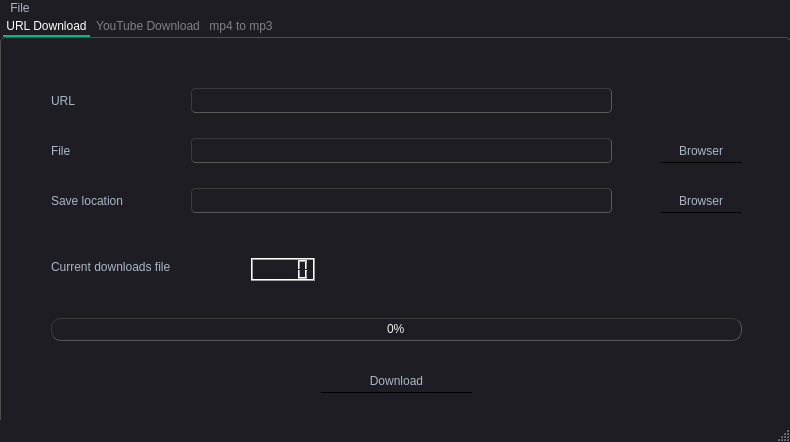
<?xml version="1.0" encoding="UTF-8"?>
<ui version="4.0">
 <class>MainWindow</class>
 <widget class="QMainWindow" name="MainWindow">
  <property name="geometry">
   <rect>
    <x>0</x>
    <y>0</y>
    <width>790</width>
    <height>442</height>
   </rect>
  </property>
  <property name="acceptDrops">
   <bool>true</bool>
  </property>
  <property name="windowTitle">
   <string>Download Plus</string>
  </property>
  <property name="windowIcon">
   <iconset>
    <normaloff>icons/icons8-download-64.png</normaloff>icons/icons8-download-64.png</iconset>
  </property>
  <property name="styleSheet">
   <string notr="true">QMainWindow {
	background-color:#1e1d23;
}
QDialog {
	background-color:#1e1d23;
}
QColorDialog {
	background-color:#1e1d23;
}
QTextEdit {
	background-color:#1e1d23;
	color: #a9b7c6;
}
QPlainTextEdit {
	selection-background-color:#007b50;
	background-color:#1e1d23;
	border-style: solid;
	border-top-color: transparent;
	border-right-color: transparent;
	border-left-color: transparent;
	border-bottom-color: transparent;
	border-width: 1px;
	color: #a9b7c6;
}
QPushButton{
	border-style: solid;
	border-top-color: transparent;
	border-right-color: transparent;
	border-left-color: transparent;
	border-bottom-color: read;
	border-width: 1px;
	border-style: solid;
	color: #a9b7c6;
	padding: 2px;
	background-color: #1e1d23;
}
QPushButton::default{
	border-style: inset;
	border-top-color: transparent;
	border-right-color: transparent;
	border-left-color: transparent;
	border-bottom-color: #04b97f;
	border-width: 1px;
	color: #a9b7c6;
	padding: 2px;
	background-color: #1e1d23;
}
QToolButton {
	border-style: solid;
	border-top-color: transparent;
	border-right-color: transparent;
	border-left-color: transparent;
	border-bottom-color: #04b97f;
	border-bottom-width: 1px;
	border-style: solid;
	color: #a9b7c6;
	padding: 2px;
	background-color: #1e1d23;
}
QToolButton:hover{
	border-style: solid;
	border-top-color: transparent;
	border-right-color: transparent;
	border-left-color: transparent;
	border-bottom-color: #37efba;
	border-bottom-width: 2px;
	border-style: solid;
	color: #FFFFFF;
	padding-bottom: 1px;
	background-color: #1e1d23;
}
QPushButton:hover{
	border-style: solid;
	border-top-color: transparent;
	border-right-color: transparent;
	border-left-color: transparent;
	border-bottom-color: #37efba;
	border-bottom-width: 1px;
	border-style: solid;
	color: #FFFFFF;
	padding-bottom: 2px;
	background-color: #1e1d23;
}
QPushButton:pressed{
	border-style: solid;
	border-top-color: transparent;
	border-right-color: transparent;
	border-left-color: transparent;
	border-bottom-color: #37efba;
	border-bottom-width: 2px;
	border-style: solid;
	color: #37efba;
	padding-bottom: 1px;
	background-color: #1e1d23;
}
QPushButton:disabled{
	border-style: solid;
	border-top-color: transparent;
	border-right-color: transparent;
	border-left-color: transparent;
	border-bottom-color: #808086;
	border-bottom-width: 2px;
	border-style: solid;
	color: #808086;
	padding-bottom: 1px;
	background-color: #1e1d23;
}
QLineEdit {
	border-width: 1px; border-radius: 4px;
	border-color: rgb(58, 58, 58);
	border-style: inset;
	padding: 0 8px;
	color: #a9b7c6;
	background:#1e1d23;
	selection-background-color:#007b50;
	selection-color: #FFFFFF;
}
QLabel {
	color: #a9b7c6;
}
QLCDNumber {
	color: #37e6b4;
}
QProgressBar {
	text-align: center;
	color: rgb(240, 240, 240);
	border-width: 1px; 
	border-radius: 10px;
	border-color: rgb(58, 58, 58);
	border-style: inset;
	background-color:#1e1d23;
}
QProgressBar::chunk {
	background-color: #04b97f;
	border-radius: 5px;
}
QMenuBar {
	background-color: #1e1d23;
}
QMenuBar::item {
	color: #a9b7c6;
  	spacing: 3px;
  	padding: 1px 4px;
  	background: #1e1d23;
}

QMenuBar::item:selected {
  	background:#1e1d23;
	color: #FFFFFF;
}
QMenu::item:selected {
	border-style: solid;
	border-top-color: transparent;
	border-right-color: transparent;
	border-left-color: #04b97f;
	border-bottom-color: transparent;
	border-left-width: 2px;
	color: #FFFFFF;
	padding-left:15px;
	padding-top:4px;
	padding-bottom:4px;
	padding-right:7px;
	background-color: #1e1d23;
}
QMenu::item {
	border-style: solid;
	border-top-color: transparent;
	border-right-color: transparent;
	border-left-color: transparent;
	border-bottom-color: transparent;
	border-bottom-width: 1px;
	border-style: solid;
	color: #a9b7c6;
	padding-left:17px;
	padding-top:4px;
	padding-bottom:4px;
	padding-right:7px;
	background-color: #1e1d23;
}
QMenu{
	background-color:#1e1d23;
}
QTabWidget {
	color:rgb(0,0,0);
	background-color:#1e1d23;
}
QTabWidget::pane {
		border-color: rgb(77,77,77);
		background-color:#1e1d23;
		border-style: solid;
		border-width: 1px;
    	border-radius: 6px;
}
QTabBar::tab {
	border-style: solid;
	border-top-color: transparent;
	border-right-color: transparent;
	border-left-color: transparent;
	border-bottom-color: transparent;
	border-bottom-width: 1px;
	border-style: solid;
	color: #808086;
	padding: 3px;
	margin-left:3px;
	background-color: #1e1d23;
}
QTabBar::tab:selected, QTabBar::tab:last:selected, QTabBar::tab:hover {
  	border-style: solid;
	border-top-color: transparent;
	border-right-color: transparent;
	border-left-color: transparent;
	border-bottom-color: #04b97f;
	border-bottom-width: 2px;
	border-style: solid;
	color: #FFFFFF;
	padding-left: 3px;
	padding-bottom: 2px;
	margin-left:3px;
	background-color: #1e1d23;
}

QCheckBox {
	color: #a9b7c6;
	padding: 2px;
}
QCheckBox:disabled {
	color: #808086;
	padding: 2px;
}

QCheckBox:hover {
	border-radius:4px;
	border-style:solid;
	padding-left: 1px;
	padding-right: 1px;
	padding-bottom: 1px;
	padding-top: 1px;
	border-width:1px;
	border-color: rgb(87, 97, 106);
	background-color:#1e1d23;
}
QCheckBox::indicator:checked {

	height: 10px;
	width: 10px;
	border-style:solid;
	border-width: 1px;
	border-color: #04b97f;
	color: #a9b7c6;
	background-color: #04b97f;
}
QCheckBox::indicator:unchecked {

	height: 10px;
	width: 10px;
	border-style:solid;
	border-width: 1px;
	border-color: #04b97f;
	color: #a9b7c6;
	background-color: transparent;
}
QRadioButton {
	color: #a9b7c6;
	background-color: #1e1d23;
	padding: 1px;
}
QRadioButton::indicator:checked {
	height: 10px;
	width: 10px;
	border-style:solid;
	border-radius:5px;
	border-width: 1px;
	border-color: #04b97f;
	color: #a9b7c6;
	background-color: #04b97f;
}
QRadioButton::indicator:!checked {
	height: 10px;
	width: 10px;
	border-style:solid;
	border-radius:5px;
	border-width: 1px;
	border-color: #04b97f;
	color: #a9b7c6;
	background-color: transparent;
}
QStatusBar {
	color:#027f7f;
}
QSpinBox {
	color: #a9b7c6;	
	background-color: #1e1d23;
}
QDoubleSpinBox {
	color: #a9b7c6;	
	background-color: #1e1d23;
}
QTimeEdit {
	color: #a9b7c6;	
	background-color: #1e1d23;
}
QDateTimeEdit {
	color: #a9b7c6;	
	background-color: #1e1d23;
}
QDateEdit {
	color: #a9b7c6;	
	background-color: #1e1d23;
}
QComboBox {
	color: #a9b7c6;	
	background: #1e1d23;
	combobox-popup: 0;
}
QComboBox:editable {
	background: #1e1d23;
	color: #a9b7c6;
	selection-background-color: #04b97f;
}
QComboBox QAbstractItemView { /* i changed color from #a9b7c6 to #FFF and selection-color:#FFF*/
	color: #a9b7c6;	
	background: #1e1d23;
	selection-color: #FFF;
	selection-background-color: #04b97f;
}
QComboBox:!editable:on, QComboBox::drop-down:editable:on {
	color: #04b97f;	
	background: #1e1d23;
}
QFontComboBox {
	color: #a9b7c6;	
	background-color: #1e1d23;
}
QToolBox {
	color: #a9b7c6;
	background-color: #1e1d23;
}
QToolBox::tab {
	color: #a9b7c6;
	background-color: #1e1d23;
}
QToolBox::tab:selected {
	color: #FFFFFF;
	background-color: #1e1d23;
}
QScrollArea {
	color: #FFFFFF;
	background-color: #1e1d23;
}
QSlider::groove:horizontal {
	height: 5px;
	background: #04b97f;
}
QSlider::groove:vertical {
	width: 5px;
	background: #04b97f;
}
QSlider::handle:horizontal {
	background: qlineargradient(x1:0, y1:0, x2:1, y2:1, stop:0 #b4b4b4, stop:1 #8f8f8f);
	border: 1px solid #5c5c5c;
	width: 14px;
	margin: -5px 0;
	border-radius: 7px;
}
QSlider::handle:vertical {
	background: qlineargradient(x1:1, y1:1, x2:0, y2:0, stop:0 #b4b4b4, stop:1 #8f8f8f);
	border: 1px solid #5c5c5c;
	height: 14px;
	margin: 0 -5px;
	border-radius: 7px;
}
QSlider::add-page:horizontal {
    background: white;
}
QSlider::add-page:vertical {
    background: white;
}
QSlider::sub-page:horizontal {
    background: #04b97f;
}
QSlider::sub-page:vertical {
    background: #04b97f;
}</string>
  </property>
  <widget class="QWidget" name="centralwidget">
   <widget class="QTabWidget" name="tabWidget">
    <property name="geometry">
     <rect>
      <x>0</x>
      <y>0</y>
      <width>791</width>
      <height>551</height>
     </rect>
    </property>
    <property name="currentIndex">
     <number>0</number>
    </property>
    <widget class="QWidget" name="UrlDownload">
     <property name="enabled">
      <bool>true</bool>
     </property>
     <attribute name="title">
      <string>URL Download</string>
     </attribute>
     <widget class="QLabel" name="currentDownloadsFileLabel">
      <property name="geometry">
       <rect>
        <x>50</x>
        <y>220</y>
        <width>171</width>
        <height>17</height>
       </rect>
      </property>
      <property name="text">
       <string>Current downloads file</string>
      </property>
     </widget>
     <widget class="QLineEdit" name="urlPlace">
      <property name="geometry">
       <rect>
        <x>190</x>
        <y>50</y>
        <width>421</width>
        <height>25</height>
       </rect>
      </property>
     </widget>
     <widget class="QLCDNumber" name="currentDownladsFile">
      <property name="geometry">
       <rect>
        <x>250</x>
        <y>220</y>
        <width>64</width>
        <height>23</height>
       </rect>
      </property>
     </widget>
     <widget class="QLabel" name="utlLabel">
      <property name="geometry">
       <rect>
        <x>50</x>
        <y>50</y>
        <width>91</width>
        <height>25</height>
       </rect>
      </property>
      <property name="text">
       <string>URL</string>
      </property>
     </widget>
     <widget class="QProgressBar" name="progressBar">
      <property name="geometry">
       <rect>
        <x>50</x>
        <y>280</y>
        <width>691</width>
        <height>23</height>
       </rect>
      </property>
      <property name="value">
       <number>0</number>
      </property>
     </widget>
     <widget class="QPushButton" name="downloadButton">
      <property name="geometry">
       <rect>
        <x>320</x>
        <y>330</y>
        <width>151</width>
        <height>25</height>
       </rect>
      </property>
      <property name="styleSheet">
       <string notr="true"/>
      </property>
      <property name="text">
       <string>Download</string>
      </property>
     </widget>
     <widget class="QLineEdit" name="savelocationPlace">
      <property name="geometry">
       <rect>
        <x>190</x>
        <y>150</y>
        <width>421</width>
        <height>25</height>
       </rect>
      </property>
     </widget>
     <widget class="QPushButton" name="openFileLocationSaver">
      <property name="geometry">
       <rect>
        <x>660</x>
        <y>150</y>
        <width>80</width>
        <height>25</height>
       </rect>
      </property>
      <property name="text">
       <string>Browser</string>
      </property>
     </widget>
     <widget class="QLabel" name="saveLocatintext">
      <property name="geometry">
       <rect>
        <x>50</x>
        <y>150</y>
        <width>91</width>
        <height>25</height>
       </rect>
      </property>
      <property name="text">
       <string>Save location</string>
      </property>
     </widget>
     <widget class="QLabel" name="fileLabel">
      <property name="geometry">
       <rect>
        <x>50</x>
        <y>100</y>
        <width>91</width>
        <height>25</height>
       </rect>
      </property>
      <property name="text">
       <string>File</string>
      </property>
     </widget>
     <widget class="QLineEdit" name="filePlace">
      <property name="geometry">
       <rect>
        <x>190</x>
        <y>100</y>
        <width>421</width>
        <height>25</height>
       </rect>
      </property>
     </widget>
     <widget class="QPushButton" name="openFileBrowser_2">
      <property name="geometry">
       <rect>
        <x>660</x>
        <y>100</y>
        <width>80</width>
        <height>25</height>
       </rect>
      </property>
      <property name="text">
       <string>Browser</string>
      </property>
     </widget>
    </widget>
    <widget class="QWidget" name="YouTube">
     <attribute name="title">
      <string>YouTube Download</string>
     </attribute>
     <widget class="QLabel" name="currentDownloadFileLabel_2">
      <property name="geometry">
       <rect>
        <x>50</x>
        <y>210</y>
        <width>171</width>
        <height>17</height>
       </rect>
      </property>
      <property name="text">
       <string>Current download file</string>
      </property>
     </widget>
     <widget class="QPushButton" name="downloadButton_2">
      <property name="geometry">
       <rect>
        <x>320</x>
        <y>320</y>
        <width>151</width>
        <height>25</height>
       </rect>
      </property>
      <property name="styleSheet">
       <string notr="true"/>
      </property>
      <property name="text">
       <string>Download</string>
      </property>
     </widget>
     <widget class="QPushButton" name="search">
      <property name="geometry">
       <rect>
        <x>660</x>
        <y>50</y>
        <width>80</width>
        <height>25</height>
       </rect>
      </property>
      <property name="text">
       <string>Search</string>
      </property>
     </widget>
     <widget class="QLabel" name="qualityLabel_2">
      <property name="geometry">
       <rect>
        <x>50</x>
        <y>150</y>
        <width>91</width>
        <height>25</height>
       </rect>
      </property>
      <property name="text">
       <string>Quality</string>
      </property>
     </widget>
     <widget class="QProgressBar" name="progressBar_2">
      <property name="geometry">
       <rect>
        <x>50</x>
        <y>270</y>
        <width>691</width>
        <height>23</height>
       </rect>
      </property>
      <property name="value">
       <number>0</number>
      </property>
     </widget>
     <widget class="QLCDNumber" name="currentDownladFile_2">
      <property name="geometry">
       <rect>
        <x>250</x>
        <y>210</y>
        <width>64</width>
        <height>23</height>
       </rect>
      </property>
     </widget>
     <widget class="QLineEdit" name="youtub_url">
      <property name="geometry">
       <rect>
        <x>190</x>
        <y>50</y>
        <width>421</width>
        <height>25</height>
       </rect>
      </property>
     </widget>
     <widget class="QComboBox" name="qualityBox_2">
      <property name="geometry">
       <rect>
        <x>170</x>
        <y>150</y>
        <width>331</width>
        <height>25</height>
       </rect>
      </property>
     </widget>
     <widget class="QLabel" name="utlLabel_2">
      <property name="geometry">
       <rect>
        <x>50</x>
        <y>50</y>
        <width>91</width>
        <height>25</height>
       </rect>
      </property>
      <property name="text">
       <string>URL</string>
      </property>
     </widget>
     <widget class="QLineEdit" name="locationPlace">
      <property name="geometry">
       <rect>
        <x>190</x>
        <y>100</y>
        <width>421</width>
        <height>25</height>
       </rect>
      </property>
     </widget>
     <widget class="QLabel" name="saveLocationText">
      <property name="geometry">
       <rect>
        <x>50</x>
        <y>100</y>
        <width>91</width>
        <height>25</height>
       </rect>
      </property>
      <property name="text">
       <string>Save location</string>
      </property>
     </widget>
     <widget class="QPushButton" name="openSaveLocation">
      <property name="geometry">
       <rect>
        <x>660</x>
        <y>100</y>
        <width>80</width>
        <height>25</height>
       </rect>
      </property>
      <property name="text">
       <string>Browser</string>
      </property>
     </widget>
    </widget>
    <widget class="QWidget" name="convert">
     <attribute name="title">
      <string>mp4 to mp3</string>
     </attribute>
     <widget class="QLabel" name="savemp3LocationText_3">
      <property name="geometry">
       <rect>
        <x>50</x>
        <y>110</y>
        <width>91</width>
        <height>25</height>
       </rect>
      </property>
      <property name="text">
       <string>Save location</string>
      </property>
     </widget>
     <widget class="QPushButton" name="downloadButton_4">
      <property name="geometry">
       <rect>
        <x>320</x>
        <y>230</y>
        <width>151</width>
        <height>25</height>
       </rect>
      </property>
      <property name="styleSheet">
       <string notr="true"/>
      </property>
      <property name="text">
       <string>Convert</string>
      </property>
     </widget>
     <widget class="QLabel" name="mp4fileLAbel">
      <property name="geometry">
       <rect>
        <x>50</x>
        <y>60</y>
        <width>91</width>
        <height>25</height>
       </rect>
      </property>
      <property name="text">
       <string>Fiel</string>
      </property>
     </widget>
     <widget class="QLabel" name="currentconvertFileLabel_4">
      <property name="geometry">
       <rect>
        <x>50</x>
        <y>180</y>
        <width>171</width>
        <height>17</height>
       </rect>
      </property>
      <property name="text">
       <string>Current Converted files</string>
      </property>
     </widget>
     <widget class="QLCDNumber" name="currentConvertedFile">
      <property name="geometry">
       <rect>
        <x>250</x>
        <y>180</y>
        <width>64</width>
        <height>23</height>
       </rect>
      </property>
     </widget>
     <widget class="QPushButton" name="openmp4file">
      <property name="geometry">
       <rect>
        <x>660</x>
        <y>60</y>
        <width>80</width>
        <height>25</height>
       </rect>
      </property>
      <property name="text">
       <string>Browser</string>
      </property>
     </widget>
     <widget class="QPushButton" name="mp3savelcation">
      <property name="geometry">
       <rect>
        <x>660</x>
        <y>110</y>
        <width>80</width>
        <height>25</height>
       </rect>
      </property>
      <property name="text">
       <string>Browser</string>
      </property>
     </widget>
     <widget class="QLineEdit" name="mp4filename">
      <property name="geometry">
       <rect>
        <x>190</x>
        <y>60</y>
        <width>421</width>
        <height>25</height>
       </rect>
      </property>
     </widget>
     <widget class="QLineEdit" name="mp3location">
      <property name="geometry">
       <rect>
        <x>190</x>
        <y>110</y>
        <width>421</width>
        <height>25</height>
       </rect>
      </property>
     </widget>
    </widget>
   </widget>
  </widget>
  <widget class="QMenuBar" name="menubar">
   <property name="geometry">
    <rect>
     <x>0</x>
     <y>0</y>
     <width>790</width>
     <height>19</height>
    </rect>
   </property>
   <widget class="QMenu" name="menufile">
    <property name="title">
     <string>File</string>
    </property>
    <addaction name="actionExit"/>
   </widget>
   <addaction name="menufile"/>
  </widget>
  <widget class="QStatusBar" name="statusbar"/>
  <action name="actionExit">
   <property name="text">
    <string>Exit</string>
   </property>
   <property name="shortcut">
    <string>Ctrl+E</string>
   </property>
  </action>
 </widget>
 <resources/>
 <connections/>
</ui>
